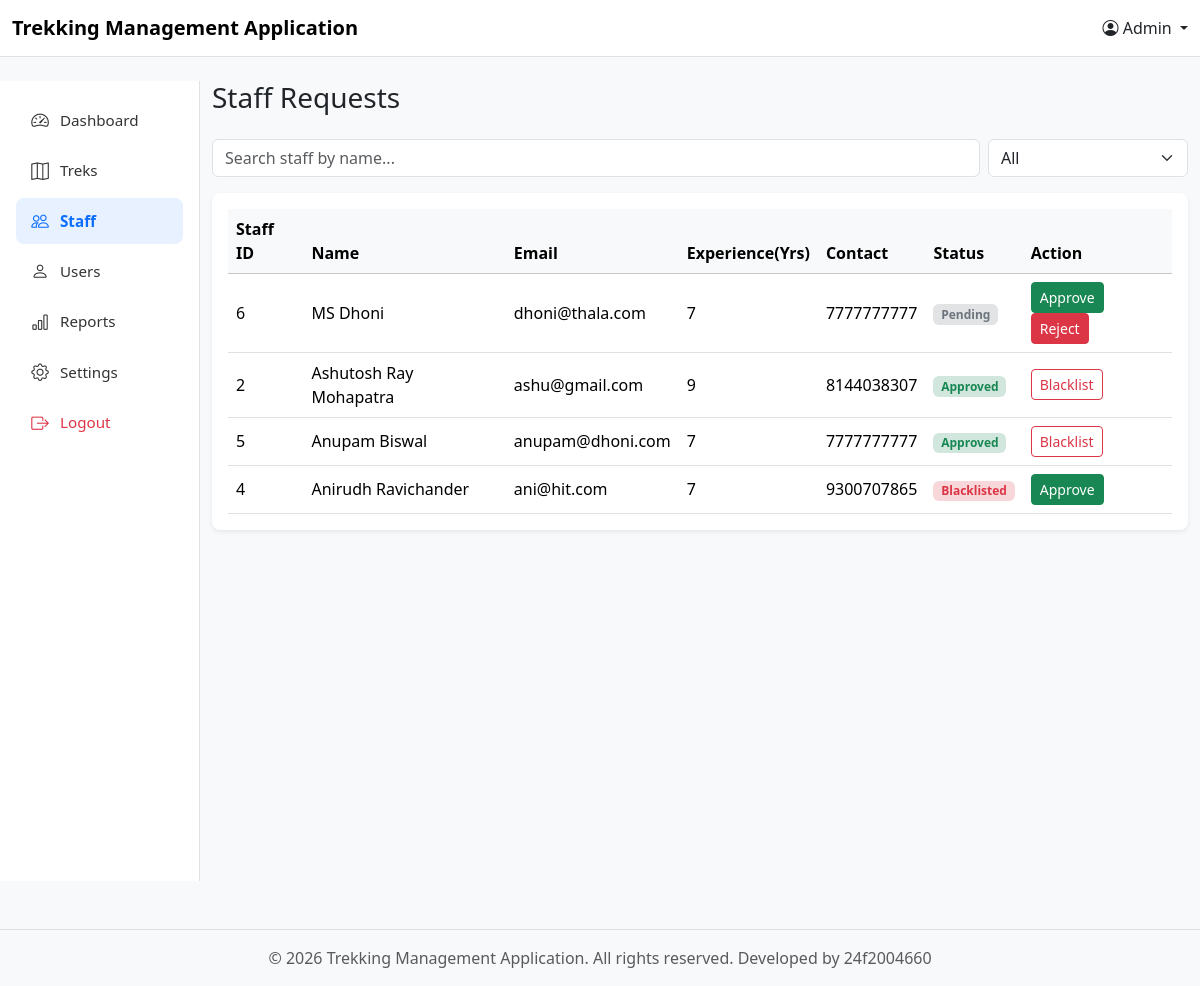
Screenshot of /manage_staffs with the database file from the repository.
### models.py (models this page shows)
class staff_profile(db.Model):
    __tablename__ = 'staff_profile'
    id = db.Column(db.Integer, primary_key=True)
    staff_id = db.Column(db.Integer, db.ForeignKey('user_credentials.id'),unique = True, nullable=False) #linking user credentials to staff
    name = db.Column(db.String(100), nullable=False)
    address = db.Column(db.String(200), nullable=False)
    phone_number = db.Column(db.String(20), nullable=False)
    experience = db.Column(db.String(100), nullable=False)
    status = db.Column(db.Integer, nullable=False, default = 0) #0-registered(pending), 1-approved, 2-rejected,
    treks = db.relationship('Trek', backref='assigned_staff')

class User_Credentials(db.Model):
    __tablename__ = 'user_credentials' #user defined table name
    id =db.Column(db.Integer, primary_key=True)
    email = db.Column(db.String(100), unique=True, nullable=False)
    password = db.Column(db.String, nullable=False)
    role = db.Column(db.String(20), nullable=False) #allowed only 3 values admin 0, staff 1, user 2
    user = db.relationship('user_profile', cascade="all, delete", backref='user_back')
    staff = db.relationship('staff_profile', cascade="all, delete", backref='staff_back')

### controller.py (the view)
@app.route("/manage_staffs")
def admin_manage_staffs():
    s_data = get_staff_data()
    return render_template("Admin_templates/admin_manage_staffs.html", s_data=s_data)

### controller.py (called while the page is built)
def get_staff_data():
    s_data = db.session.query(staff_profile).filter().all()
    return s_data

### templates/Admin_templates/admin_manage_staffs.html (shortened to what this page needs)
{% extends "base.html" %}
{% set current_user = 'Admin' %}
{% block content %}
    <div class="row">
        {% set current_page = "staff" %}
        {% include "Admin_templates/components/admin_menu.html" %}
        <div class="col-md-10">
            <h3 class="mb-4">Staff Requests</h3>
            <div class="d-flex gap-2 mb-3">
                <input type="text" class="form-control" id="searchInput" placeholder="Search staff by name..." onkeyup="filterStaff()">
                <select class="form-select" style="max-width: 200px;" name="status" onchange="showStaffDetails()">
                    <option selected value="all">All</option>
                </select>
            </div>
            <div class="card border-0 shadow-sm rounded-3">
                <div class="card-body pt-3">
                    <table class="table table-hover align-middle mb-0">
                        <thead class="table-light">
                            <tr>
                                <th>Staff ID</th>
                                <th>Name</th>
                                <th>Email</th>
                                <th>Experience(Yrs)</th>
                                <th>Contact</th>
                                <th>Status</th>
                                <th>Action</th>
                            </tr>
                        </thead>
                        <tbody>
                            {%for s in s_data %}
                            {% if s.status == 0 %}
                                <tr name="staffRow" data-status="0" data-name="{{ s.name|lower }}">
                                    <td>{{s.staff_id}}</td>
                                    <td>{{s.name}}</td>
                                    <td>{{s.staff_back.email}}</td>
                                    <td>{{s.experience}}</td>
                                    <td>{{s.phone_number}}</td>
                                    <td><span class="badge bg-secondary-subtle text-secondary">Pending</span></td>
                                    <td>
                                        <a href="/approve_staff?staff_id={{s.staff_id}}" class="btn btn-success btn-sm">Approve</a>
                                        <a href="/blacklist_staff?staff_id={{s.staff_id}}" class="btn btn-danger btn-sm">Reject</a>
                                    </td>
                                </tr>
                            {% endif %}
                            {%endfor%}
                            {%for s in s_data %}
                            {% if s.status == 1 %}
                                <tr name="staffRow" data-status="1" data-name="{{ s.name|lower }}">
                                    <td>{{s.staff_id}}</td>
                                    <td>{{s.name}}</td>
                                    <td>{{s.staff_back.email}}</td>
                                    <td>{{s.experience}}</td>
                                    <td>{{s.phone_number}}</td>
                                    <td><span class="badge bg-success-subtle text-success">Approved</span></td>
                                    <td>
                                        <a href="/blacklist_staff?staff_id={{s.staff_id}}" class="btn btn-outline-danger btn-sm">Blacklist</a>
                                    </td>
                                </tr>
                            {% endif %}
                            {%endfor%}
                            {%for s in s_data %}
                            {% if s.status == 2 %}
                                <tr name="staffRow" data-status="2" data-name="{{ s.name|lower }}">
                                    <td>{{s.staff_id}}</td>
                                    <td>{{s.name}}</td>
                                    <td>{{s.staff_back.email}}</td>
                                    <td>{{s.experience}}</td>
                                    <td>{{s.phone_number}}</td>
                                    <td><span class="badge bg-danger-subtle text-danger">Blacklisted</span></td>
                                    <td>
                                        <a href="/approve_staff?staff_id={{s.staff_id}}" class="btn btn-success btn-sm">Approve</a>
                                    </td>
                                </tr>
                            {% endif %}
                            {%endfor%}
                        </tbody>
                    </table>
                </div>
            </div>
        </div>
    </div>
{% endblock %}

### rows the page displays
staff_profile: staff_id "6", name "MS Dhoni", staff_back.email "dhoni@thala.com", experience "7", phone_number "7777777777"
staff_profile: staff_id "2", name "Ashutosh Ray Mohapatra", staff_back.email "ashu@gmail.com", experience "9", phone_number "8144038307"
staff_profile: staff_id "5", name "Anupam Biswal", staff_back.email "anupam@dhoni.com", experience "7", phone_number "7777777777"
staff_profile: staff_id "4", name "Anirudh Ravichander", staff_back.email "ani@hit.com", experience "7", phone_number "9300707865"

### other values shown
{{ current_user }} "Admin"
